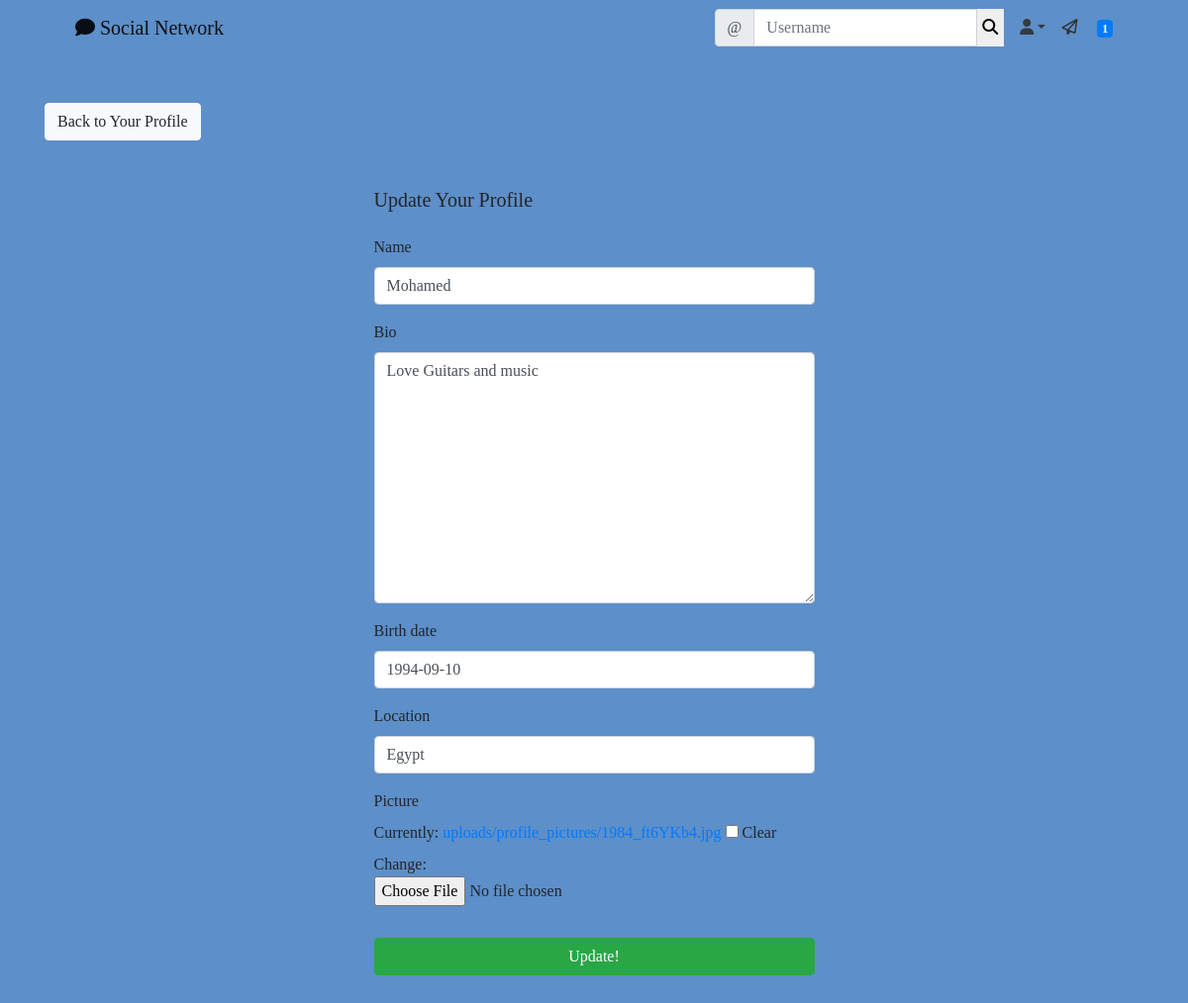
/social/profile/edit/2/ (signed in), run on the app's committed database.
### social/models.py (models this page shows)
class UserProfile(models.Model):
    user = models.OneToOneField(User, primary_key=True, verbose_name='user', related_name='profile', on_delete=models.CASCADE)
    name = models.CharField(max_length=30, blank=True, null=True)
    bio = models.TextField(max_length=500, blank=True)
    birth_date = models.DateField(null=True, blank=True)
    location = models.CharField(max_length=100, blank=True, null=True)
    picture = models.ImageField(upload_to='uploads/profile_pictures/', default='uploads/profile_pictures/default.png', blank=True)
    followers = models.ManyToManyField(User, blank=True, related_name='followers')

### social/views.py (the view, shortened to what this page needs)
# urls.py: path('profile/edit/<int:pk>/', ProfileEditView.as_view(), name='profile-edit'),
class ProfileEditView(LoginRequiredMixin, UserPassesTestMixin, UpdateView):
    model = UserProfile
    fields = ['name', 'bio', 'birth_date', 'location', 'picture']
    template_name = 'social/profile_edit.html'
    def test_func(self):
        profile = self.get_object()
        return self.request.user == profile.user

### landing/templatetags/custom_tags.py (called while the page is built)
@register.inclusion_tag('social/show_notifications.html', takes_context = True)
def show_notifications(context):
    request_user = context['request'].user
    notifications = Notification.objects.filter(to_user=request_user).exclude(user_has_seen=True).order_by('-date')
    return {'notifications': notifications}

### social/templates/social/profile_edit.html (shortened to what this page needs)
{% extends 'landing/base.html' %}
{% load crispy_forms_tags %}
{% block content %}
<div class="container">
    <div class="row mt-5">
        <div class="col-md-3 col-sm-6">
            <a href="{% url 'social:profile' object.pk %}" class="btn btn-light">Back to Your Profile</a>
        </div>
    </div>
    <div class="row justify-content-center mt-5">
        <div class="col-md-5 col-sm-12">
            <h5>Update Your Profile</h5>
        </div>
    </div>
    <div class="row justify-content-center mt-3 mb-5">
        <div class="col-md-5 col-sm-12">
            <form method="POST" enctype="multipart/form-data">
                {{ form | crispy }}
                <div class="d-grid gap-2">
                    <button class="btn btn-success mt-3">Update!</button>
                </div>
            </form>
        </div>
    </div>
</div>
{% endblock content %}

### static/css/stylesheet.css (style rules this page uses)
#body { font-family: 'Nunito'; background-color: #5d8fc9; }

### data on the page
UserProfile: name "Mohamed", bio "Love Guitars and music", birth_date "1994-09-10", location "Egypt"

### other printed values
{{ notifications.count }} "1"
